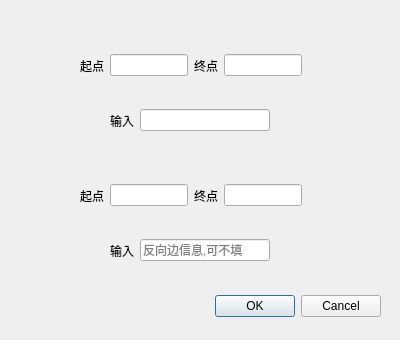
<?xml version="1.0" encoding="UTF-8"?>
<ui version="4.0">
 <class>addEdgeDlg</class>
 <widget class="QDialog" name="addEdgeDlg">
  <property name="geometry">
   <rect>
    <x>0</x>
    <y>0</y>
    <width>400</width>
    <height>340</height>
   </rect>
  </property>
  <property name="windowTitle">
   <string>EdgeInfo</string>
  </property>
  <widget class="QDialogButtonBox" name="buttonBox">
   <property name="geometry">
    <rect>
     <x>40</x>
     <y>290</y>
     <width>341</width>
     <height>32</height>
    </rect>
   </property>
   <property name="orientation">
    <enum>Qt::Horizontal</enum>
   </property>
   <property name="standardButtons">
    <set>QDialogButtonBox::Cancel|QDialogButtonBox::Ok</set>
   </property>
  </widget>
  <widget class="QWidget" name="horizontalLayoutWidget">
   <property name="geometry">
    <rect>
     <x>80</x>
     <y>40</y>
     <width>222</width>
     <height>51</height>
    </rect>
   </property>
   <layout class="QHBoxLayout" name="horizontalLayout">
    <item>
     <widget class="QLabel" name="label_2">
      <property name="text">
       <string>起点</string>
      </property>
     </widget>
    </item>
    <item>
     <widget class="QLineEdit" name="lineEdit_stA">
      <property name="readOnly">
       <bool>true</bool>
      </property>
     </widget>
    </item>
    <item>
     <widget class="QLabel" name="label">
      <property name="text">
       <string>终点</string>
      </property>
     </widget>
    </item>
    <item>
     <widget class="QLineEdit" name="lineEdit_edA">
      <property name="readOnly">
       <bool>true</bool>
      </property>
     </widget>
    </item>
   </layout>
  </widget>
  <widget class="QWidget" name="horizontalLayoutWidget_2">
   <property name="geometry">
    <rect>
     <x>110</x>
     <y>100</y>
     <width>160</width>
     <height>41</height>
    </rect>
   </property>
   <layout class="QHBoxLayout" name="horizontalLayout_2">
    <item>
     <widget class="QLabel" name="label_3">
      <property name="text">
       <string>输入</string>
      </property>
     </widget>
    </item>
    <item>
     <widget class="QLineEdit" name="lineEdit_inputA"/>
    </item>
   </layout>
  </widget>
  <widget class="QWidget" name="horizontalLayoutWidget_3">
   <property name="geometry">
    <rect>
     <x>110</x>
     <y>230</y>
     <width>160</width>
     <height>41</height>
    </rect>
   </property>
   <layout class="QHBoxLayout" name="horizontalLayout_3">
    <item>
     <widget class="QLabel" name="label_4">
      <property name="text">
       <string>输入</string>
      </property>
     </widget>
    </item>
    <item>
     <widget class="QLineEdit" name="lineEdit_inputB">
      <property name="readOnly">
       <bool>false</bool>
      </property>
      <property name="placeholderText">
       <string>反向边信息,可不填</string>
      </property>
     </widget>
    </item>
   </layout>
  </widget>
  <widget class="QWidget" name="horizontalLayoutWidget_4">
   <property name="geometry">
    <rect>
     <x>80</x>
     <y>170</y>
     <width>222</width>
     <height>51</height>
    </rect>
   </property>
   <layout class="QHBoxLayout" name="horizontalLayout_4">
    <item>
     <widget class="QLabel" name="label_5">
      <property name="text">
       <string>起点</string>
      </property>
     </widget>
    </item>
    <item>
     <widget class="QLineEdit" name="lineEdit_stB">
      <property name="readOnly">
       <bool>true</bool>
      </property>
     </widget>
    </item>
    <item>
     <widget class="QLabel" name="label_6">
      <property name="text">
       <string>终点</string>
      </property>
     </widget>
    </item>
    <item>
     <widget class="QLineEdit" name="lineEdit_edB">
      <property name="readOnly">
       <bool>true</bool>
      </property>
     </widget>
    </item>
   </layout>
  </widget>
 </widget>
 <resources/>
 <connections>
  <connection>
   <sender>buttonBox</sender>
   <signal>accepted()</signal>
   <receiver>addEdgeDlg</receiver>
   <slot>accept()</slot>
   <hints>
    <hint type="sourcelabel">
     <x>248</x>
     <y>254</y>
    </hint>
    <hint type="destinationlabel">
     <x>157</x>
     <y>274</y>
    </hint>
   </hints>
  </connection>
  <connection>
   <sender>buttonBox</sender>
   <signal>rejected()</signal>
   <receiver>addEdgeDlg</receiver>
   <slot>reject()</slot>
   <hints>
    <hint type="sourcelabel">
     <x>316</x>
     <y>260</y>
    </hint>
    <hint type="destinationlabel">
     <x>286</x>
     <y>274</y>
    </hint>
   </hints>
  </connection>
 </connections>
</ui>
